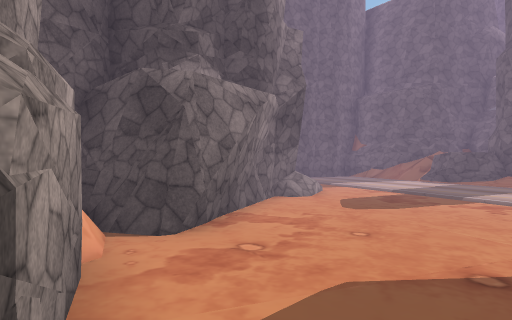
[1] (above)

24 first-person views from a walk through a Unity game level. The camera is 1.5 m above the floor, looks level and sees 75° across. The floor is counted in squares, 2 m on a side. Each view is taken from the middle of a square. On the plan, view 1 faces up. The plan holds only what a view shows up to about 11 squares ahead; the rest is blank. The place goes on beyond the plan. Some surface patterns are stand-ins.

[2]
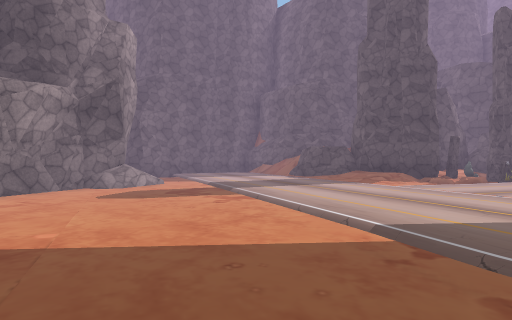

[3]
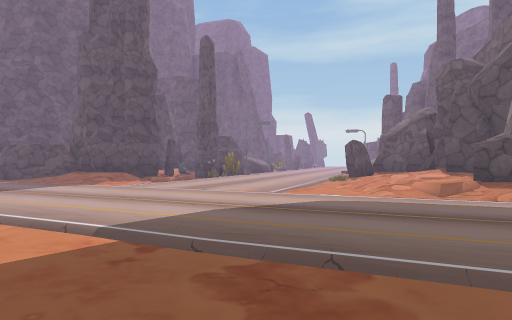

[4]
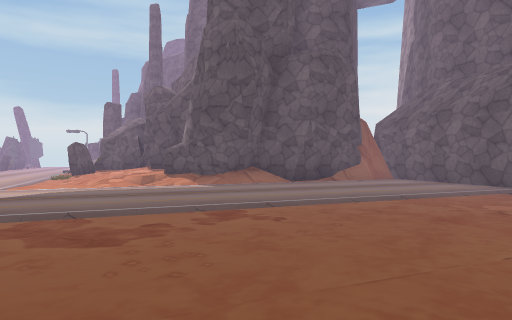

[5]
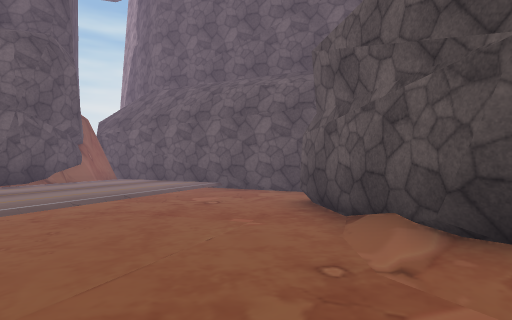

[6]
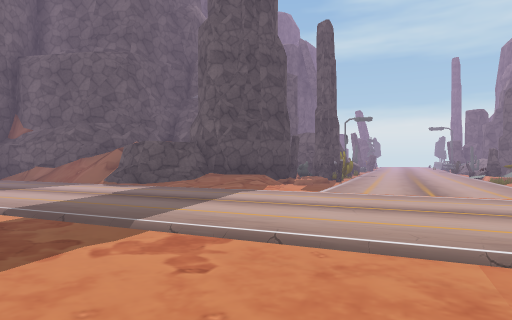

[7]
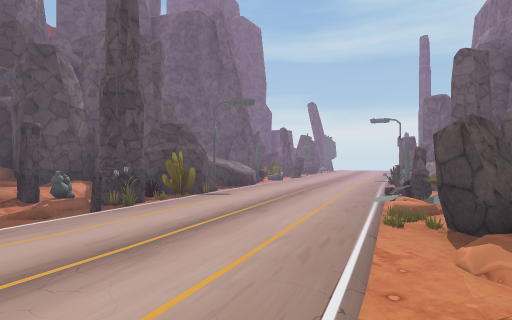

[8]
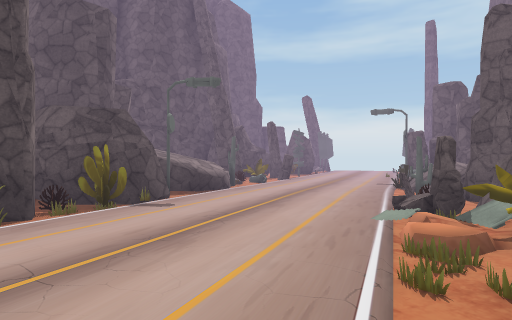

[9]
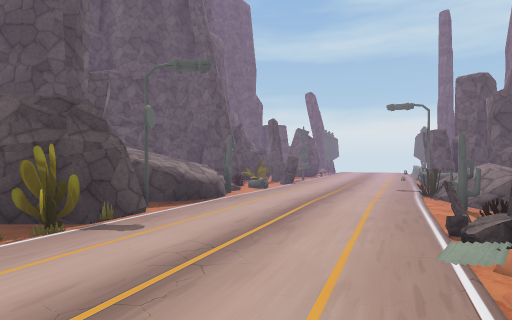

[10]
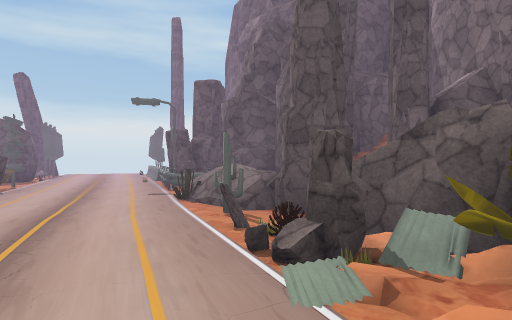

[11]
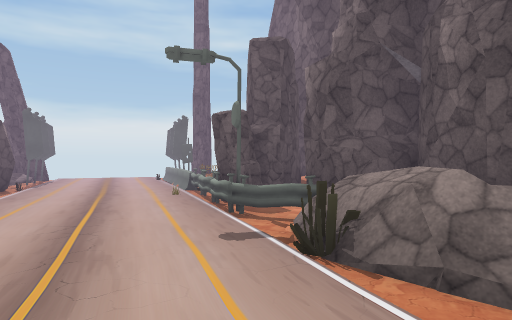

[12]
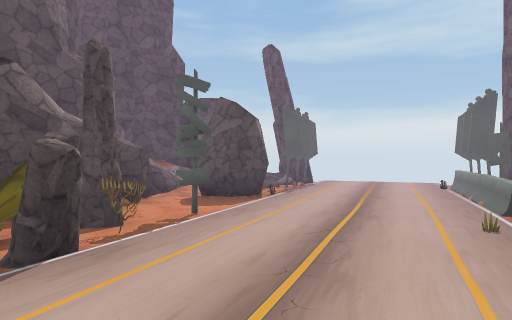

[13]
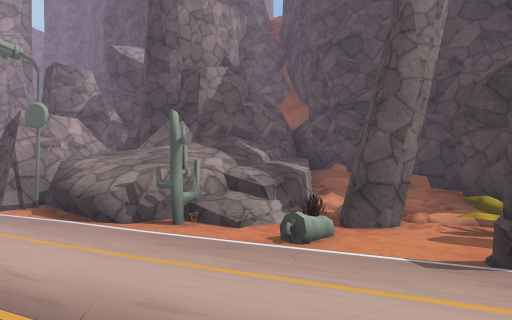

[14]
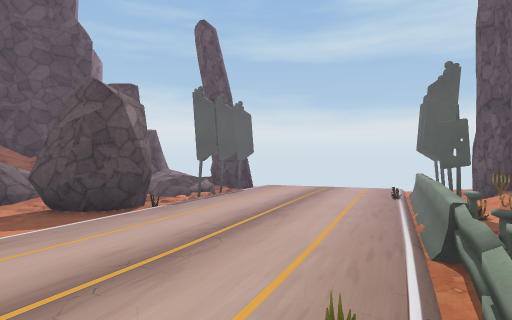

[15]
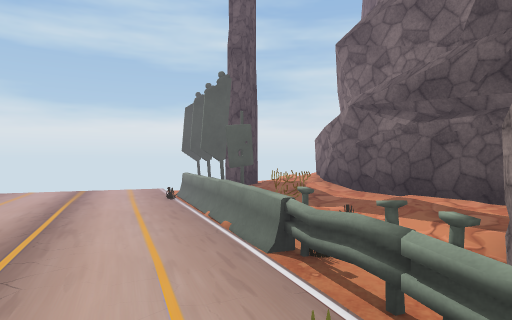

[16]
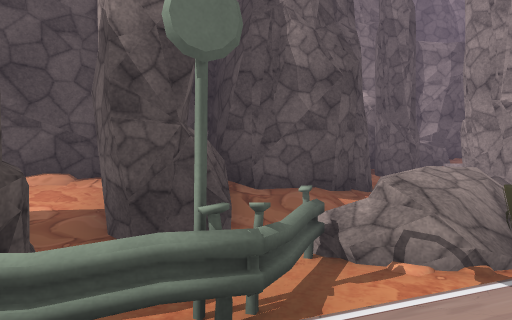

[17]
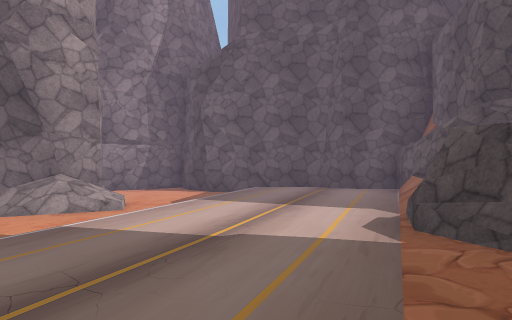

[18]
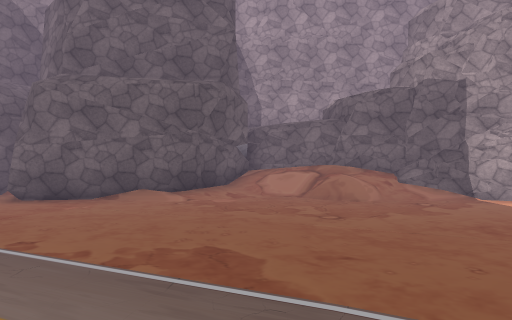

[19]
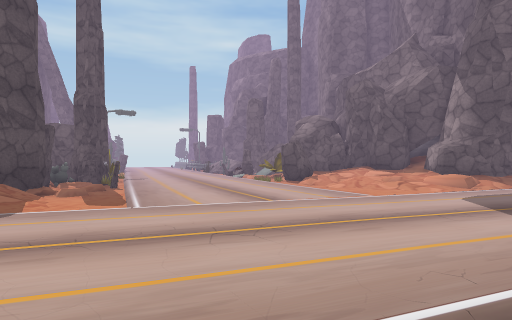

[20]
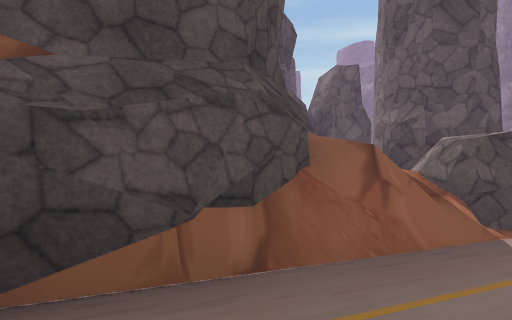

[21]
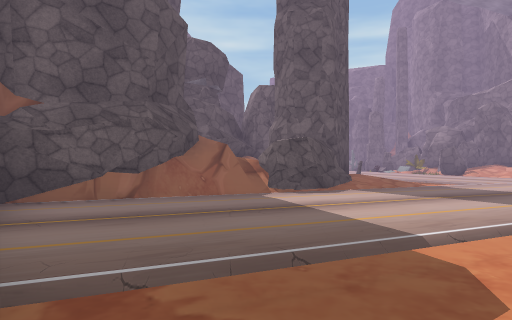

[22]
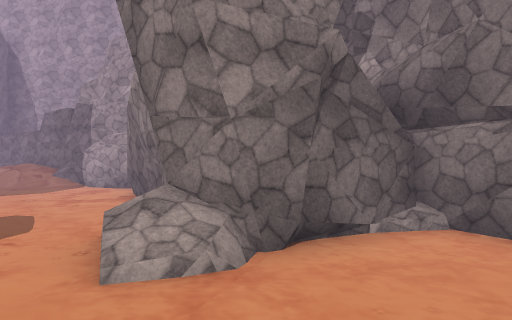

[23]
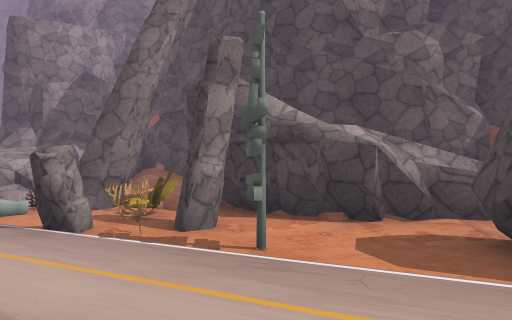

[24]
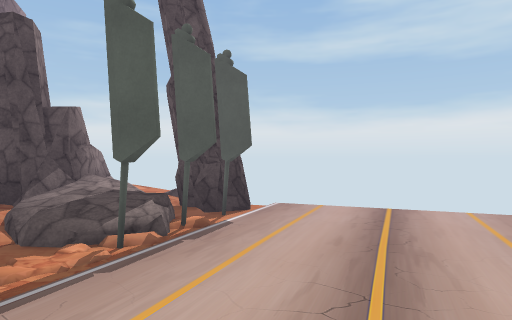

### Floor plan
Key: @ floor where view 1 was taken; # wall or solid block; x gap in a wall; . main floor; : floor 0.25 m higher than the main floor; - floor 0.25 m lower than the main floor; _ floor 0.5 m lower than the main floor; + floor 0.75 m higher than the main floor; / step, stairs or slope; = window, fence, low wall or low ledge; ^ raised ledge; R rock; C cactus; P plant; B block; O other object.
Columns run from 3 left of view 1 to 33 right of it. Each row starts with its distance up from view 1.
 20                               ###
 19                                ##:
 18                           ###=###RR
 17       ###           ##### ### .:=#/
 16      ##.##          ####=###-RR-#..
 15    ###../############=.##----/O.....
 14  ###_....//#####R### #x#P-R#/.......
 13  #___/.../RRRRRRRRR###/P-RP......O./
 12  #____....RRRRRRRRR#=CO........OBBBRR
 11  ####_/.../RRRRCRPR=........P.BBO  RR
 10    ##=/....//RROPPP.........#=#OP
  9    #/__/...////R........./=RRRR ####
  8    #___/..../.......PO./P=##RR ##
  7   ##____............RRC===####
  6   #_____/........PPPP#RRR###
  5 ###_____/......-/P###^ RRR#
  4  ^_______/...--//R#   =R###
  3  #_______/..../// #  ######
  2  ##_______....///##
  1   #/______/.../###
  0   #@/_____/....##
 -1   #//______..../#
 -2   ##//_____/.../#
 -3    #///_____....#
 -4    #+###____/...##
 -5    ### ##___/....#
 -6         ##___/.###
 -7          #__####
 -8          ####

Positions as (right, up) in squares from view 1, and headings:
1: (0, 0), facing up
2: (5, 0), facing up
3: (5, 0), facing up-right
4: (3, -1), facing right
5: (3, -1), facing down-right
6: (3, 4), facing up-right
7: (10, 4), facing up-right
8: (12, 5), facing up-right
9: (13, 6), facing up-right
10: (14, 7), facing right
11: (18, 9), facing right
12: (21, 10), facing up-right
13: (22, 10), facing up-left
14: (24, 10), facing up-right
15: (24, 11), facing right
16: (23, 11), facing down
17: (8, 8), facing up-left
18: (8, 3), facing down-left
19: (4, 6), facing right
20: (3, 15), facing right
21: (0, 13), facing right
22: (3, 13), facing down-left
23: (26, 12), facing up-left
24: (27, 13), facing up-right
